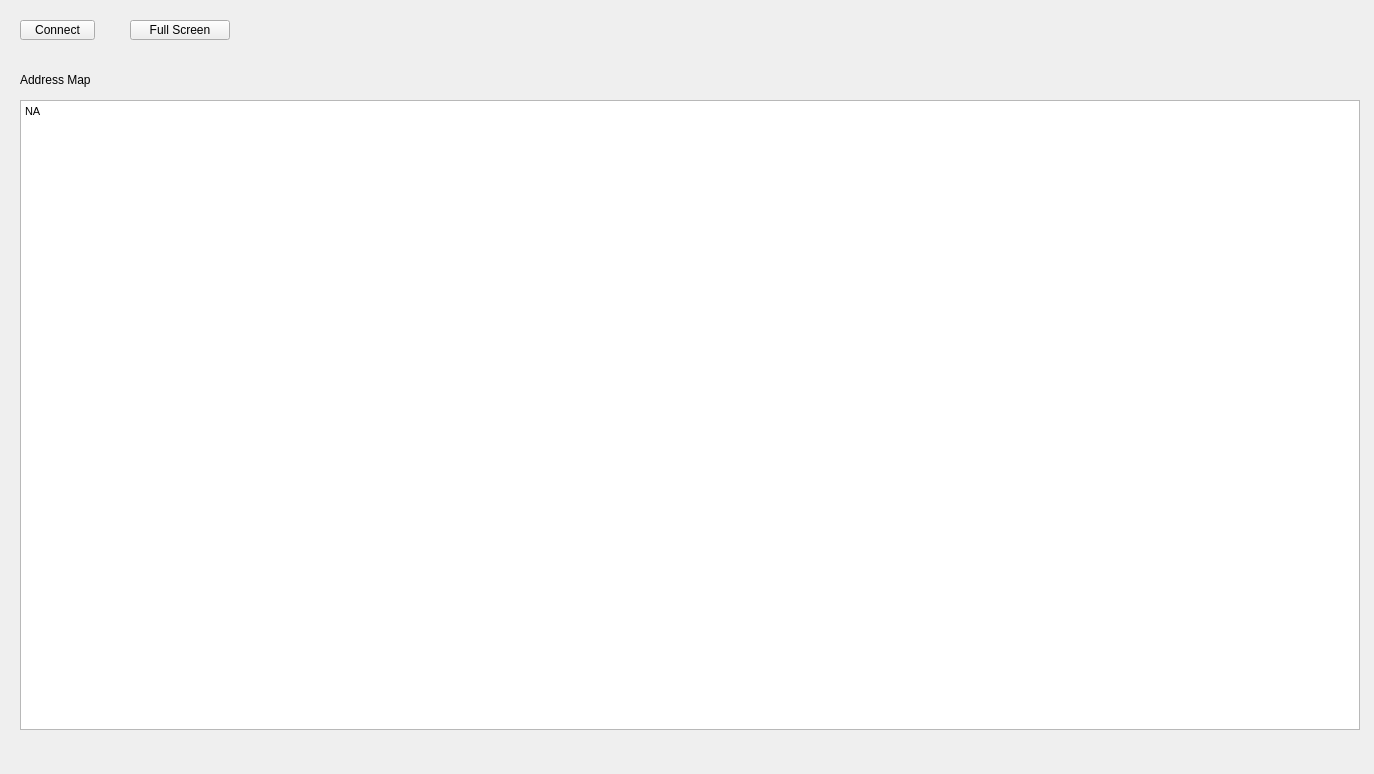
<?xml version="1.0" encoding="UTF-8"?>
<ui version="4.0">
 <class>Upa_ConfigTab</class>
 <widget class="QWidget" name="Upa_ConfigTab">
  <property name="geometry">
   <rect>
    <x>0</x>
    <y>0</y>
    <width>1374</width>
    <height>774</height>
   </rect>
  </property>
  <property name="windowTitle">
   <string>Form</string>
  </property>
  <widget class="QTextEdit" name="ConfigAddressMapValue">
   <property name="enabled">
    <bool>true</bool>
   </property>
   <property name="geometry">
    <rect>
     <x>20</x>
     <y>100</y>
     <width>1340</width>
     <height>630</height>
    </rect>
   </property>
   <property name="readOnly">
    <bool>true</bool>
   </property>
   <property name="html">
    <string>&lt;!DOCTYPE HTML PUBLIC &quot;-//W3C//DTD HTML 4.0//EN&quot; &quot;http://www.w3.org/TR/REC-html40/strict.dtd&quot;&gt;
&lt;html&gt;&lt;head&gt;&lt;meta name=&quot;qrichtext&quot; content=&quot;1&quot; /&gt;&lt;style type=&quot;text/css&quot;&gt;
p, li { white-space: pre-wrap; }
&lt;/style&gt;&lt;/head&gt;&lt;body style=&quot; font-family:'MS Shell Dlg 2'; font-size:8.25pt; font-weight:400; font-style:normal;&quot;&gt;
&lt;p style=&quot; margin-top:0px; margin-bottom:0px; margin-left:0px; margin-right:0px; -qt-block-indent:0; text-indent:0px;&quot;&gt;NA&lt;/p&gt;&lt;/body&gt;&lt;/html&gt;</string>
   </property>
  </widget>
  <widget class="QLabel" name="ConfigAddressMapLabel">
   <property name="geometry">
    <rect>
     <x>20</x>
     <y>70</y>
     <width>80</width>
     <height>20</height>
    </rect>
   </property>
   <property name="text">
    <string>Address Map</string>
   </property>
  </widget>
  <widget class="QPushButton" name="ConfigConnectButton">
   <property name="geometry">
    <rect>
     <x>20</x>
     <y>20</y>
     <width>75</width>
     <height>20</height>
    </rect>
   </property>
   <property name="text">
    <string>Connect</string>
   </property>
  </widget>
  <widget class="QPushButton" name="ConfigFullScreenButton">
   <property name="geometry">
    <rect>
     <x>130</x>
     <y>20</y>
     <width>100</width>
     <height>20</height>
    </rect>
   </property>
   <property name="text">
    <string>Full Screen</string>
   </property>
  </widget>
 </widget>
 <resources/>
 <connections/>
</ui>
